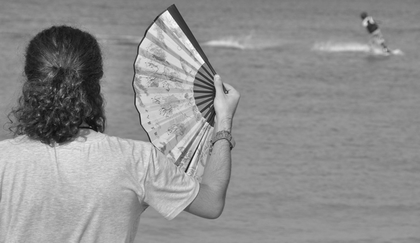
%> input picture siahosefid.bmp, 420 x 243 px, shrunk from 795 x 460 before the run
$ octave main.m   (GNU Octave 9; MATLAB toolbox functions it lacks are replaced by stand-ins)
%> lines starting %> are read from the running program, lines starting %| are printed output that depends on the picture; in (x1, y1, x2, y2) boxes, pixels count from 0 and x2, y2 are one past the last pixel; in counts of white or black regions, pixels touching at a corner belong together; the program's own positions count from 1
clc; clear; close all; warning off;
I=imread('siahosefid.bmp');
%> I is the input picture: size 243x420 uint8; min 14, max 255, mean 143.3
I=imnoise(I, 'gaussian', 0, 0.001);
I=im2double(I);
%> I: size 243x420 double
figure(1);
imshow(I);
[height width R]=size(I);
%> height = 243; width = 420; R = 1
for i=2:height-1
    for j=2:width-1
        R(i,j)=abs(I(i+1,j+1)-I(i,j))+abs(I(i+1,j)-I(i,j+1));
        Z(i,j)=abs(I(i+1,j+1)-I(i,j));
        X(i,j)=abs(I(i+1,j)-I(i,j+1));
    end
end
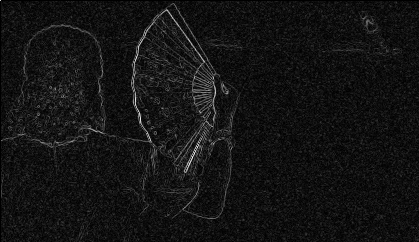
%> R: size 242x419 double; min 0, max 1.22, mean 0.0952; drawn with min black and max white
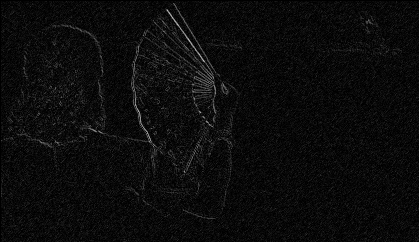
%> X: size 242x419 double; min 0, max 0.745, mean 0.0476
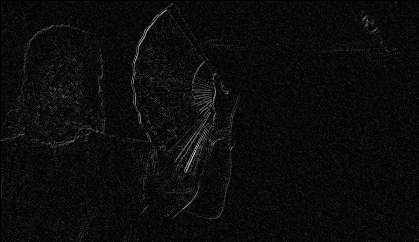
%> Z: size 242x419 double; min 0, max 0.78, mean 0.0476


for i=1:height-1
    for j=1:width-1
        if (R(i,j)<0.25)
            R(i,j)=0;
        else R(i,j)=1;
        end
        if (Z(i,j)<0.25)
            Z(i,j)=0;
        else Z(i,j)=1;
        end
        if (X(i,j)<0.25)
            X(i,j)=0;
        else X(i,j)=1;
        end
    end
end
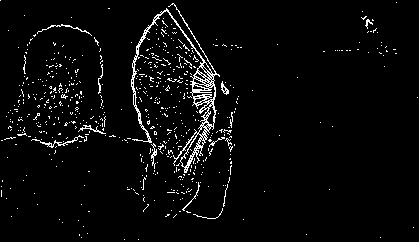
%> R: size 242x419 double; values 0 (black) and 1 (white), 3.8% white in thin lines or dots
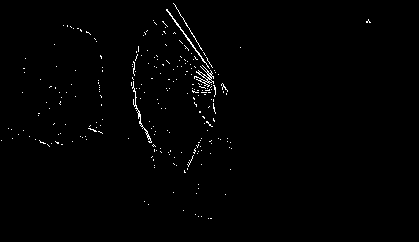
%> X: size 242x419 double; values 0 (black) and 1 (white), 0.94% white in thin lines or dots, all inside (x1, y1, x2, y2) = (1, 3, 371, 219)
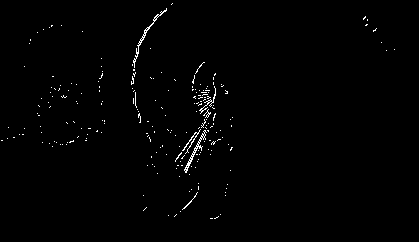
%> Z: size 242x419 double; values 0 (black) and 1 (white), 0.93% white in thin lines or dots, all inside (x1, y1, x2, y2) = (1, 3, 395, 219)
figure(2);
imshow(Z,[]);

figure(3);
imshow(X,[]);

figure(4);
imshow(R,[]);

$ run again, with 1.bmp copied over siahosefid.bmp
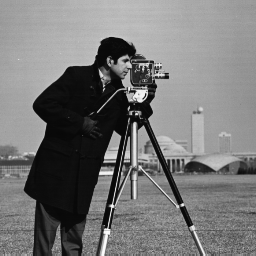
%> input picture 1.bmp, 256 x 256 px
%> I is the input picture: size 256x256 uint8; min 7, max 253, mean 118.7
%> after the loop `for i=1:height-1`:
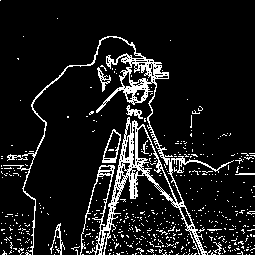
%> R: size 255x255 double; values 0 (black) and 1 (white), 10.2% white in thin lines or dots
%> after the loop `for i=1:height-1`:
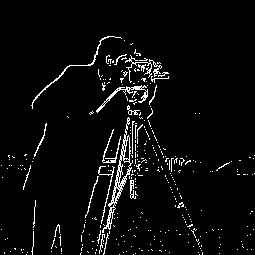
%> Z: size 255x255 double; values 0 (black) and 1 (white), 4.3% white in thin lines or dots, all inside (x1, y1, x2, y2) = (1, 36, 255, 255)
